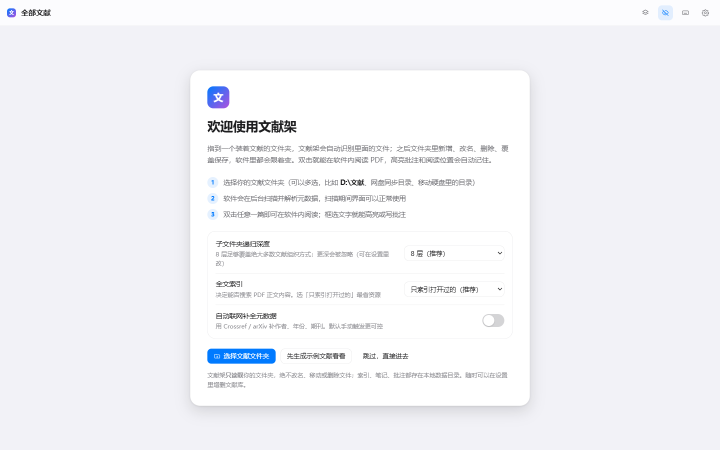
#> input picture docs/screenshots/01-onboarding.png, 1440 x 900 px (shown at 1/2 size); its folder holds only this picture in this run
$ python privacy-verify-shots.py
#> lines starting #> are read from the running program, lines starting #| are printed output that depends on the picture
"""脱敏核验：把每张截图的下半部分（含提示条/详情栏文件行所在区域）拼成一张图，
人眼确认没有残留的本机路径。用法：python tools/privacy-verify-shots.py
"""
import os
from PIL import Image, ImageDraw

ROOT = os.path.dirname(os.path.dirname(os.path.abspath(__file__)))
SHOTS = os.path.join(ROOT, "docs", "screenshots")
OUT = os.path.join(ROOT, "tmp", "privacy-bottom-sheet.png")
BAND = 320  # 取每张图底部这么多像素

files = sorted(f for f in os.listdir(SHOTS) if f.lower().endswith(".png"))
tiles = []
for name in files:
    img = Image.open(os.path.join(SHOTS, name)).convert("RGB")
#> img is the input picture: PIL image 1440x900 RGB; mean R, G, B 242.9, 243.3, 247
    w, h = img.size
#> w = 1440; h = 900
    crop = img.crop((0, max(0, h - BAND), w, h))
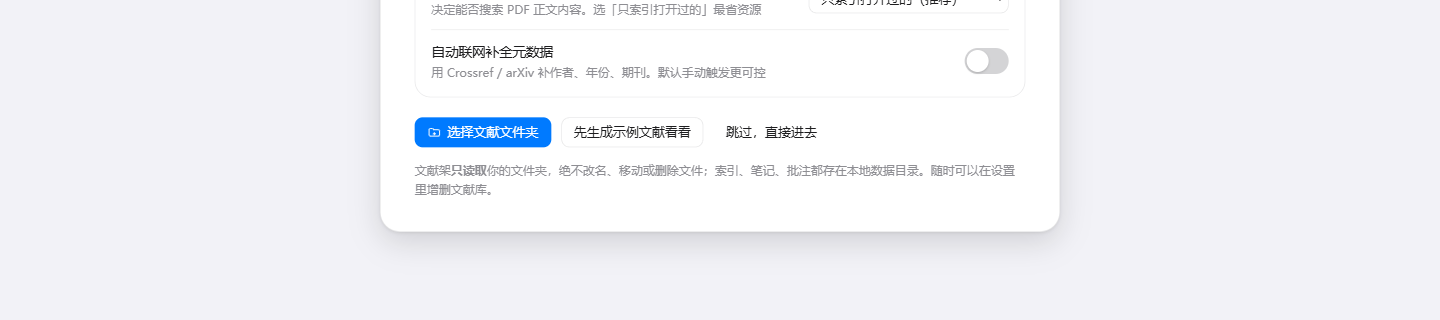
#> crop: PIL image 1440x320 RGB; mean R, G, B 241.5, 242.4, 246.8
    # 缩到宽 900 便于一屏看完
    scale = 900 / crop.width
#> scale = 0.625
    crop = crop.resize((900, max(1, int(crop.height * scale))), Image.LANCZOS)
#> crop: PIL image 900x200 RGB
    tiles.append((name, crop))

W = 900
H = sum(t[1].height + 20 for t in tiles) + 10
#> H = 230
sheet = Image.new("RGB", (W + 20, H), (240, 240, 240))
#> sheet: PIL image 920x230 RGB; every value is 240
draw = ImageDraw.Draw(sheet)
y = 10
for name, crop in tiles:
    draw.text((10, y), name, fill=(0, 0, 0))
    y += 18
    sheet.paste(crop, (10, y))
    y += crop.height + 2
#> this loop made 1 pass
#> (name, y) on pass 1: ('01-onboarding.png', 230)
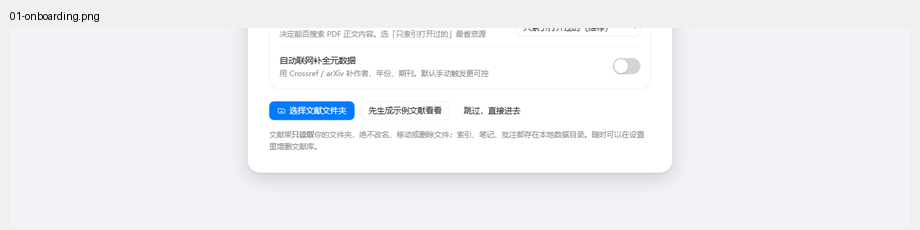
#> sheet: PIL image 920x230 RGB; mean R, G, B 240.9, 241.7, 245.4
#> after the loop, y = 230

os.makedirs(os.path.dirname(OUT), exist_ok=True)
sheet.save(OUT)
print(f"核验图已生成：{OUT}  尺寸 {sheet.size}")
#| 核验图已生成：tmp/privacy-bottom-sheet.png  尺寸 (920, 230)

$ run again, on docs/screenshots/05-live-add.png
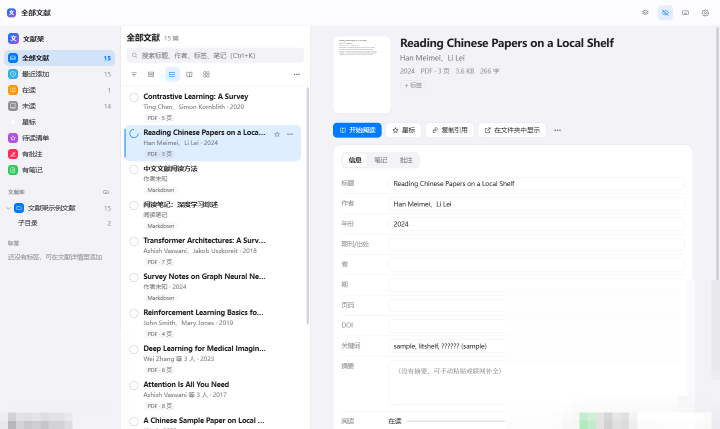
#> input picture docs/screenshots/05-live-add.png, 1440 x 858 px (shown at 1/2 size)
#> img is the input picture: PIL image 1440x858 RGB; mean R, G, B 243.3, 244.1, 246.8
#> `crop = img.crop((0, max(0, h - BAND), w, h))`:
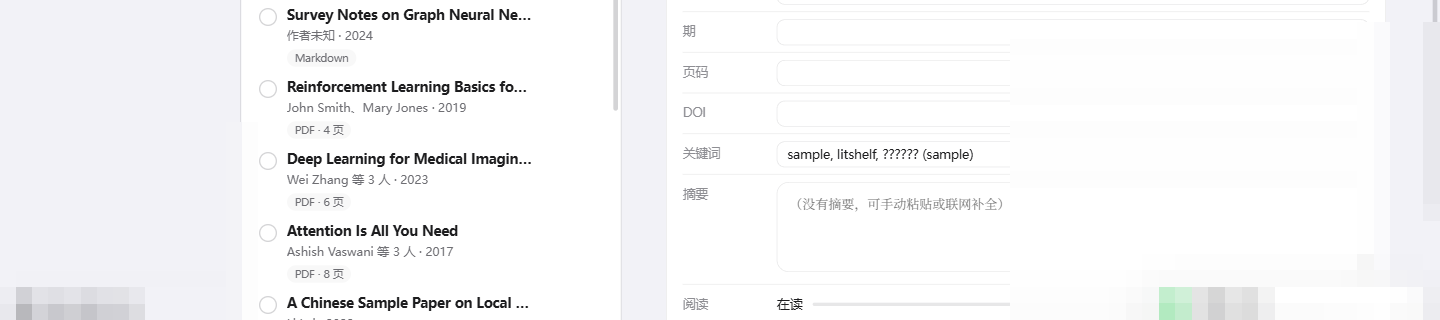
#> crop: PIL image 1440x320 RGB; mean R, G, B 246.8, 246.9, 248
#> H = 230
#> the loop `for name, crop in tiles:` made 1 pass
#> (name, y) on pass 1: ('05-live-add.png', 230)
#> after the loop `for name, crop in tiles:`:
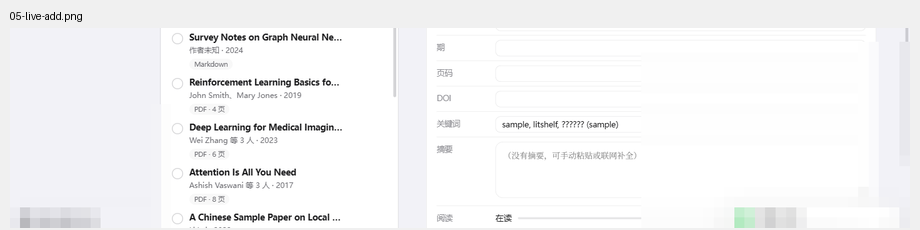
#> sheet: PIL image 920x230 RGB; mean R, G, B 245.4, 245.5, 246.5
#| 核验图已生成：tmp/privacy-bottom-sheet.png  尺寸 (920, 230)

$ run again, on docs/screenshots/10-selection-toolbar.png
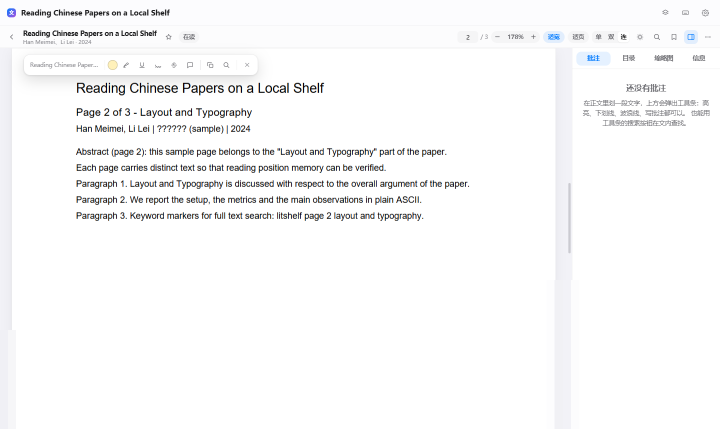
#> input picture docs/screenshots/10-selection-toolbar.png, 1440 x 858 px (shown at 1/2 size)
#> img is the input picture: PIL image 1440x858 RGB; mean R, G, B 248.6, 248.6, 249.1
#> `crop = img.crop((0, max(0, h - BAND), w, h))`:
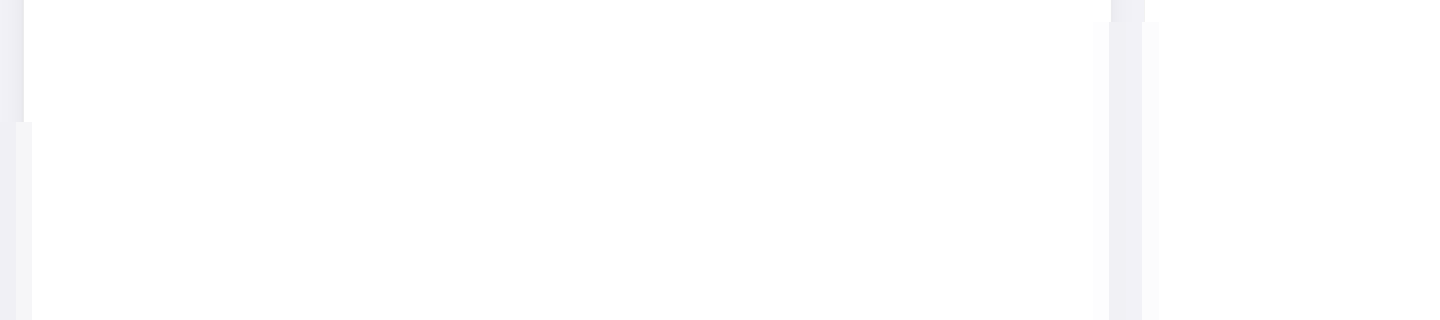
#> crop: PIL image 1440x320 RGB; mean R, G, B 254.4, 254.4, 254.6
#> H = 230
#> the loop `for name, crop in tiles:` made 1 pass
#> (name, y) on pass 1: ('10-selection-toolbar.png', 230)
#> after the loop `for name, crop in tiles:`:
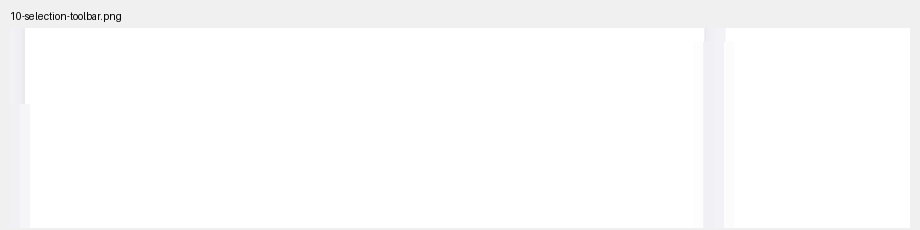
#> sheet: PIL image 920x230 RGB; mean R, G, B 251.9, 251.9, 252.1
#| 核验图已生成：tmp/privacy-bottom-sheet.png  尺寸 (920, 230)

$ run again, on docs/screenshots/02-library.png
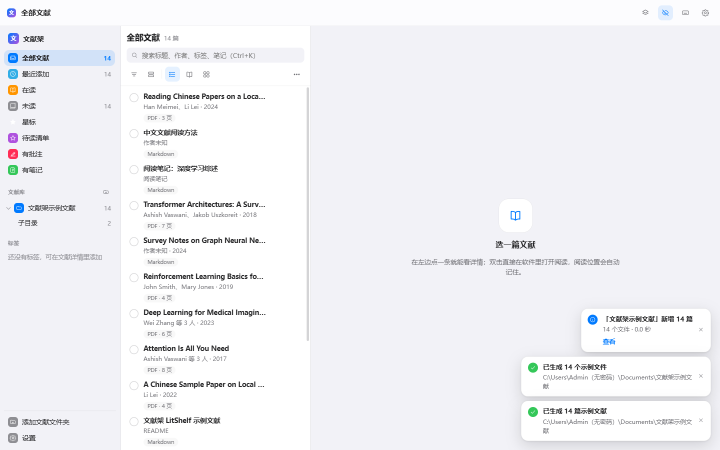
#> input picture docs/screenshots/02-library.png, 1440 x 900 px (shown at 1/2 size)
#> img is the input picture: PIL image 1440x900 RGB; mean R, G, B 241.5, 241.8, 245.3
#> `crop = img.crop((0, max(0, h - BAND), w, h))`:
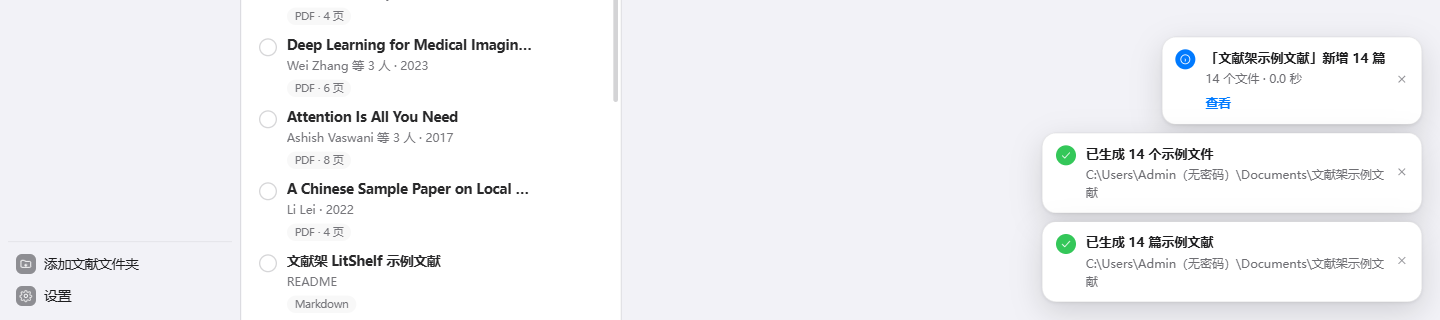
#> crop: PIL image 1440x320 RGB; mean R, G, B 241.8, 242.1, 244.9
#> H = 230
#> the loop `for name, crop in tiles:` made 1 pass
#> (name, y) on pass 1: ('02-library.png', 230)
#> after the loop `for name, crop in tiles:`:
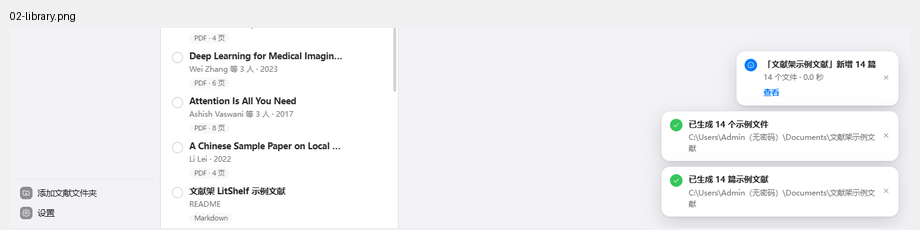
#> sheet: PIL image 920x230 RGB; mean R, G, B 241.2, 241.4, 243.8
#| 核验图已生成：tmp/privacy-bottom-sheet.png  尺寸 (920, 230)
